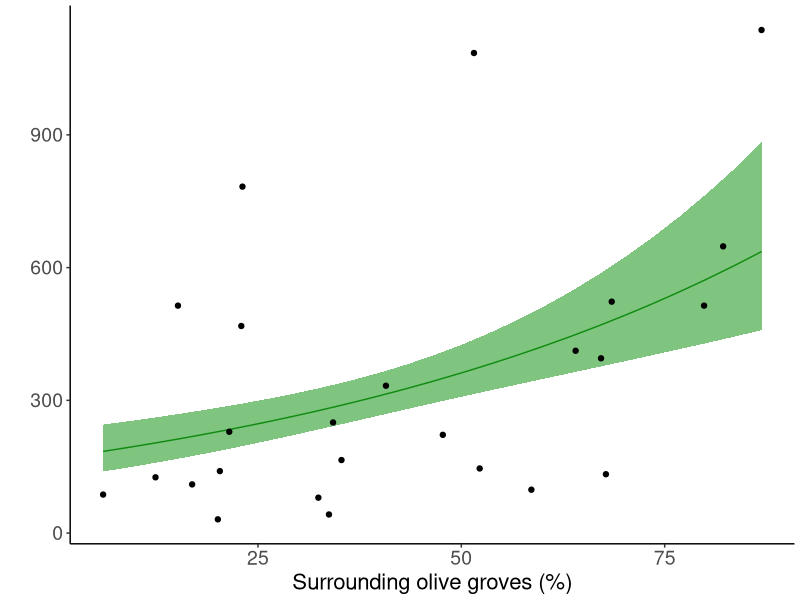
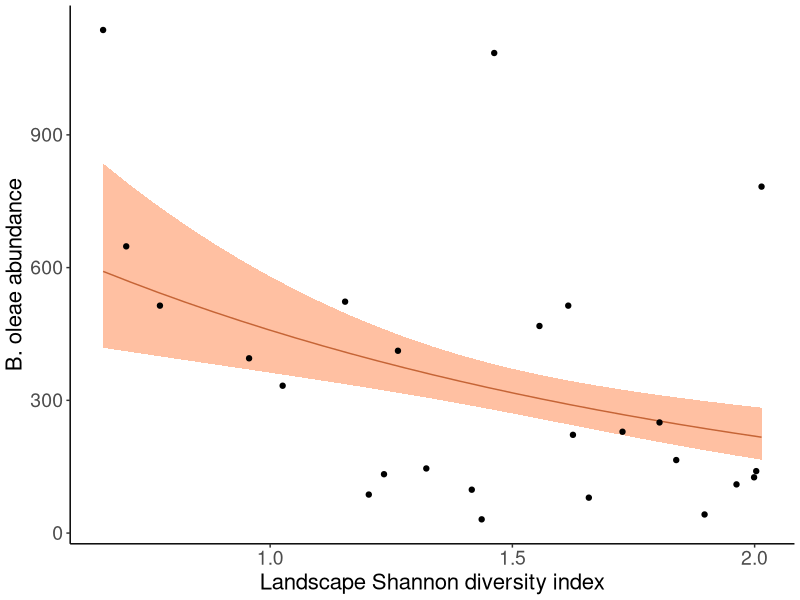
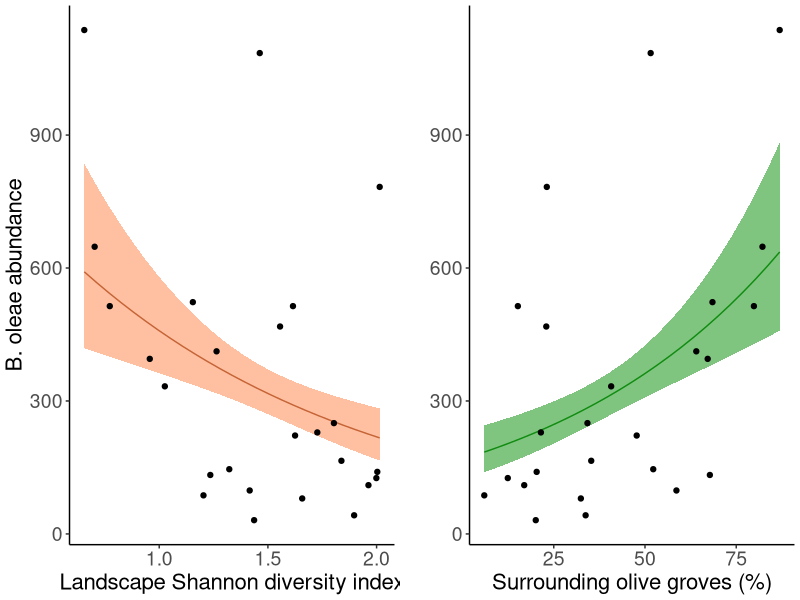

The R script that drew these images, in order:
############################################
####FIGURE 4: 10.1007/s10340-022-01489-1#####
#############################################
####Library to do the model
library(MASS)#
####Library to do the plots
library(ggplot2)#
library(ggpubr)#

####This is to keep the graphs with the same appearance
my.theme = theme(
  title= element_text(size = 20),
  axis.title.x = element_text(size = 16),
  axis.text.x = element_text(size = 14),
  axis.text.y = element_text(size = 14),
  axis.title.y = element_text(size = 16),
  axis.line = element_line(size = 0.5, colour = "black"),
  panel.background = element_rect(fill = "white"),
  plot.margin = margin(4,4,4,4))

###Loading data
data <- read.csv("data.csv")

#new code to capture sample size (needed to calculate the coefficient of correlation)
samplesize <- length(data$shdi)

######Model surrounding olive groves
glm.bo.ol<- glm.nb(bo~olive,data=data)

######Model landscape Shannon diversity
glm.bo.shdi<- glm.nb(bo~shdi,data=data)

#new code to capture ANOVA 
anova(glm.bo.shdi)


###Plotting predictions
####Predictions model surrounding olive groves
Xolive <-data.frame(olive=seq(min(data$olive),max(data$olive),length=nrow(data)))


new.data.olive.com <- data.frame(altitude= mean(data$altitude),
                                 ponto=data$ponto,eucalyptus=mean(data$eucalyptus), oak = mean(data$oak), vineyards =mean(data$vineyards),
                                 olive=Xolive, pine =mean(data$pine), pastagem=mean(data$pastagem), scrubs =mean(data$scrubs))


new.data.olive.com$fit <- data.frame(predict(glm.bo.ol, new.data.olive.com, se=T, exclude=c("s(ponto)")))

new.data.olive.com$fit.fit <- new.data.olive.com$fit$fit
new.data.olive.com$up.fit <- new.data.olive.com$fit.fit+new.data.olive.com$fit$se.fit
new.data.olive.com$down.fit <- new.data.olive.com$fit.fit-new.data.olive.com$fit$se.fit


g.olive.com <- ggplot(data,aes(x=olive, y =data$bo))+ my.theme+
  geom_line( data = new.data.olive.com, aes(y = exp(fit.fit)), color="forestgreen") +
  geom_ribbon(data = new.data.olive.com, aes(ymin=exp(down.fit), ymax=exp(up.fit)),alpha=0.5,fill="green4") +
  geom_point()+ xlab("Surrounding olive groves (%)") + ylab("")

g.olive.com


####Predictions model Shannon diversity
Xshdi <-data.frame(shdi=seq(min(data$shdi),max(data$shdi),length=nrow(data)))

new.data.shdi.com <- data.frame(altitude= mean(data$altitude), shdi= Xshdi,
                                ponto=data$ponto,eucalyptus=mean(data$eucalyptus), oak = mean(data$oak), vineyards =mean(data$vineyards),
                                olive=mean(data$olive), pine =mean(data$pine), pastagem=mean(data$pastagem), scrubs =mean(data$scrubs))


new.data.shdi.com$fit <- data.frame(predict(glm.bo.shdi, new.data.shdi.com, se=T, exclude=c("s(ponto)")))

new.data.shdi.com$fit.fit <- new.data.shdi.com$fit$fit
new.data.shdi.com$up.fit <- new.data.shdi.com$fit.fit+new.data.shdi.com$fit$se.fit
new.data.shdi.com$down.fit <- new.data.shdi.com$fit.fit-new.data.shdi.com$fit$se.fit


g.shdi.com <- ggplot(data,aes(x=shdi, y =data$bo))+ my.theme+
  geom_line( data = new.data.shdi.com, aes(y = exp(fit.fit)), color="sienna4") +
  geom_ribbon(data = new.data.shdi.com, aes(ymin=exp(down.fit), ymax=exp(up.fit)),alpha=0.5,fill="sienna1") +
  geom_point() + xlab("Landscape Shannon diversity index") + ylab("B. oleae abundance")
g.shdi.com


###Combining plots
final.plot <- ggarrange(g.shdi.com,g.olive.com)
final.plot